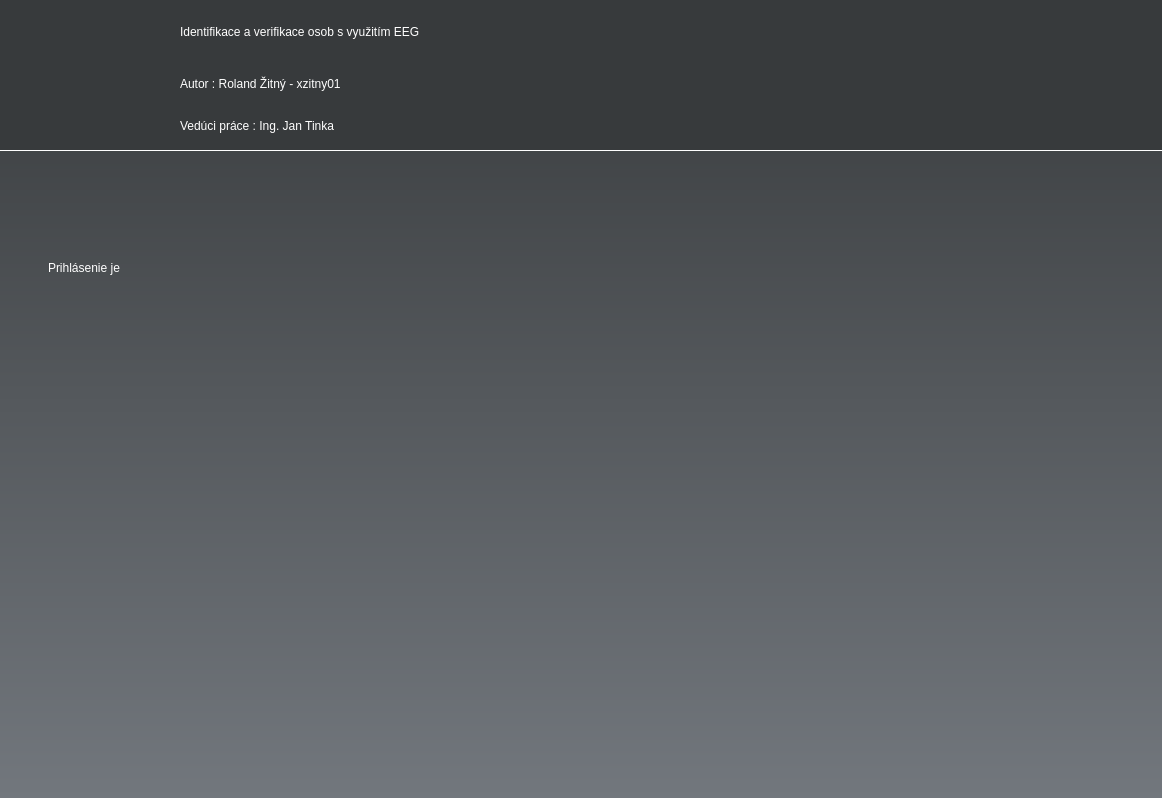
<?xml version="1.0" encoding="UTF-8"?>
<ui version="4.0">
 <class>MainWindow</class>
 <widget class="QMainWindow" name="MainWindow">
  <property name="geometry">
   <rect>
    <x>0</x>
    <y>0</y>
    <width>1162</width>
    <height>798</height>
   </rect>
  </property>
  <property name="windowTitle">
   <string>NAS</string>
  </property>
  <property name="windowIcon">
   <iconset>
    <normaloff>../../resources/icons/AppIcon.jpeg</normaloff>../../resources/icons/AppIcon.jpeg</iconset>
  </property>
  <property name="styleSheet">
   <string notr="true">background-color: rgb(240, 238, 226);
</string>
  </property>
  <widget class="QWidget" name="centralwidget">
   <property name="styleSheet">
    <string notr="true">background-color: qlineargradient(spread:pad, x1:0 y1:0, x2:0 y2:1, stop:0 #373a3c, stop:1 #72777d);</string>
   </property>
   <layout class="QGridLayout" name="gridLayout">
    <property name="leftMargin">
     <number>0</number>
    </property>
    <property name="topMargin">
     <number>0</number>
    </property>
    <property name="rightMargin">
     <number>0</number>
    </property>
    <property name="bottomMargin">
     <number>0</number>
    </property>
    <property name="spacing">
     <number>0</number>
    </property>
    <item row="0" column="0" colspan="2">
     <widget class="QWidget" name="Header" native="true">
      <property name="minimumSize">
       <size>
        <width>0</width>
        <height>151</height>
       </size>
      </property>
      <property name="maximumSize">
       <size>
        <width>16777215</width>
        <height>151</height>
       </size>
      </property>
      <property name="styleSheet">
       <string notr="true">background-color: #373a3c;
border-bottom: 1px solid white;


</string>
      </property>
      <layout class="QHBoxLayout" name="Header_layout">
       <property name="spacing">
        <number>30</number>
       </property>
       <property name="leftMargin">
        <number>0</number>
       </property>
       <property name="topMargin">
        <number>0</number>
       </property>
       <property name="rightMargin">
        <number>0</number>
       </property>
       <property name="bottomMargin">
        <number>0</number>
       </property>
       <item>
        <widget class="QLabel" name="fit_icon">
         <property name="minimumSize">
          <size>
           <width>150</width>
           <height>150</height>
          </size>
         </property>
         <property name="maximumSize">
          <size>
           <width>150</width>
           <height>150</height>
          </size>
         </property>
         <property name="styleSheet">
          <string notr="true">border-bottom: none;</string>
         </property>
         <property name="text">
          <string/>
         </property>
         <property name="pixmap">
          <pixmap>../../resources/icons/FitIcon.png</pixmap>
         </property>
         <property name="scaledContents">
          <bool>true</bool>
         </property>
         <property name="alignment">
          <set>Qt::AlignLeading|Qt::AlignLeft|Qt::AlignTop</set>
         </property>
         <property name="wordWrap">
          <bool>false</bool>
         </property>
         <property name="margin">
          <number>1</number>
         </property>
         <property name="indent">
          <number>0</number>
         </property>
        </widget>
       </item>
       <item>
        <layout class="QVBoxLayout" name="header_info_layout">
         <property name="spacing">
          <number>0</number>
         </property>
         <item>
          <widget class="QLabel" name="app_name">
           <property name="maximumSize">
            <size>
             <width>16777215</width>
             <height>60</height>
            </size>
           </property>
           <property name="styleSheet">
            <string notr="true">color: rgb(255, 255, 255);
font: 63 26pt &quot;Yu Gothic UI Semibold&quot;;
border-bottom: none;</string>
           </property>
           <property name="text">
            <string>Identifikace a verifikace osob s využitím EEG</string>
           </property>
          </widget>
         </item>
         <item>
          <widget class="QLabel" name="author">
           <property name="maximumSize">
            <size>
             <width>16777215</width>
             <height>40</height>
            </size>
           </property>
           <property name="styleSheet">
            <string notr="true">font: 63 12pt &quot;Yu Gothic UI Semibold&quot;;
color: rgb(255, 255, 255);
border-bottom: none;
</string>
           </property>
           <property name="text">
            <string>Autor : Roland Žitný - xzitny01</string>
           </property>
          </widget>
         </item>
         <item>
          <widget class="QLabel" name="supervisor">
           <property name="maximumSize">
            <size>
             <width>16777215</width>
             <height>40</height>
            </size>
           </property>
           <property name="styleSheet">
            <string notr="true">font: 63 12pt &quot;Yu Gothic UI Semibold&quot;;
color: rgb(255, 255, 255);
border-bottom: none;
</string>
           </property>
           <property name="text">
            <string>Vedúci práce : Ing. Jan Tinka</string>
           </property>
          </widget>
         </item>
        </layout>
       </item>
      </layout>
     </widget>
    </item>
    <item row="1" column="0" colspan="2">
     <layout class="QHBoxLayout" name="main_function">
      <property name="spacing">
       <number>15</number>
      </property>
      <property name="sizeConstraint">
       <enum>QLayout::SetDefaultConstraint</enum>
      </property>
      <property name="leftMargin">
       <number>0</number>
      </property>
      <property name="topMargin">
       <number>60</number>
      </property>
      <property name="rightMargin">
       <number>0</number>
      </property>
      <property name="bottomMargin">
       <number>60</number>
      </property>
      <item>
       <widget class="QWidget" name="verticalWidget" native="true">
        <property name="styleSheet">
         <string notr="true">background-color: rgba(255, 255, 255,0);</string>
        </property>
        <layout class="QVBoxLayout" name="verticalLayout">
         <item>
          <widget class="QWidget" name="horizontalWidget" native="true">
           <property name="minimumSize">
            <size>
             <width>0</width>
             <height>300</height>
            </size>
           </property>
           <layout class="QHBoxLayout" name="horizontalLayout">
            <property name="spacing">
             <number>5</number>
            </property>
            <item alignment="Qt::AlignLeft">
             <widget class="QWidget" name="verticalWidget" native="true">
              <property name="minimumSize">
               <size>
                <width>450</width>
                <height>0</height>
               </size>
              </property>
              <property name="maximumSize">
               <size>
                <width>350</width>
                <height>16777215</height>
               </size>
              </property>
              <layout class="QVBoxLayout" name="verticalLayout_3">
               <property name="leftMargin">
                <number>30</number>
               </property>
               <item alignment="Qt::AlignTop">
                <widget class="QLabel" name="EndInfo">
                 <property name="minimumSize">
                  <size>
                   <width>0</width>
                   <height>60</height>
                  </size>
                 </property>
                 <property name="maximumSize">
                  <size>
                   <width>16777215</width>
                   <height>60</height>
                  </size>
                 </property>
                 <property name="styleSheet">
                  <string notr="true">font: 63 18pt &quot;Yu Gothic UI Semibold&quot;;
color: rgb(255, 255, 255);
border-bottom: none;</string>
                 </property>
                 <property name="text">
                  <string>Prihlásenie je</string>
                 </property>
                </widget>
               </item>
               <item>
                <widget class="QLabel" name="end_name">
                 <property name="minimumSize">
                  <size>
                   <width>0</width>
                   <height>40</height>
                  </size>
                 </property>
                 <property name="maximumSize">
                  <size>
                   <width>16777215</width>
                   <height>40</height>
                  </size>
                 </property>
                 <property name="styleSheet">
                  <string notr="true">font: 63 10pt &quot;Yu Gothic UI Semibold&quot;;
color: rgb(255, 255, 255);
border-bottom: none;</string>
                 </property>
                 <property name="text">
                  <string/>
                 </property>
                </widget>
               </item>
               <item>
                <widget class="QLabel" name="end_surname">
                 <property name="minimumSize">
                  <size>
                   <width>0</width>
                   <height>40</height>
                  </size>
                 </property>
                 <property name="maximumSize">
                  <size>
                   <width>16777215</width>
                   <height>40</height>
                  </size>
                 </property>
                 <property name="styleSheet">
                  <string notr="true">font: 63 10pt &quot;Yu Gothic UI Semibold&quot;;
color: rgb(255, 255, 255);
border-bottom: none;</string>
                 </property>
                 <property name="text">
                  <string/>
                 </property>
                </widget>
               </item>
               <item>
                <widget class="QLabel" name="end_loginId">
                 <property name="minimumSize">
                  <size>
                   <width>0</width>
                   <height>40</height>
                  </size>
                 </property>
                 <property name="maximumSize">
                  <size>
                   <width>16777215</width>
                   <height>40</height>
                  </size>
                 </property>
                 <property name="styleSheet">
                  <string notr="true">font: 63 10pt &quot;Yu Gothic UI Semibold&quot;;
color: rgb(255, 255, 255);
border-bottom: none;</string>
                 </property>
                 <property name="text">
                  <string/>
                 </property>
                </widget>
               </item>
               <item>
                <spacer name="verticalSpacer">
                 <property name="orientation">
                  <enum>Qt::Vertical</enum>
                 </property>
                 <property name="sizeHint" stdset="0">
                  <size>
                   <width>20</width>
                   <height>40</height>
                  </size>
                 </property>
                </spacer>
               </item>
              </layout>
             </widget>
            </item>
            <item>
             <widget class="QWidget" name="verticalWidget" native="true">
              <property name="minimumSize">
               <size>
                <width>450</width>
                <height>450</height>
               </size>
              </property>
              <layout class="QVBoxLayout" name="verticalLayout_4">
               <item alignment="Qt::AlignTop">
                <widget class="QLabel" name="ReactionLabel">
                 <property name="minimumSize">
                  <size>
                   <width>450</width>
                   <height>450</height>
                  </size>
                 </property>
                 <property name="text">
                  <string/>
                 </property>
                </widget>
               </item>
              </layout>
             </widget>
            </item>
           </layout>
          </widget>
         </item>
        </layout>
       </widget>
      </item>
     </layout>
    </item>
   </layout>
  </widget>
 </widget>
 <resources/>
 <connections/>
</ui>
